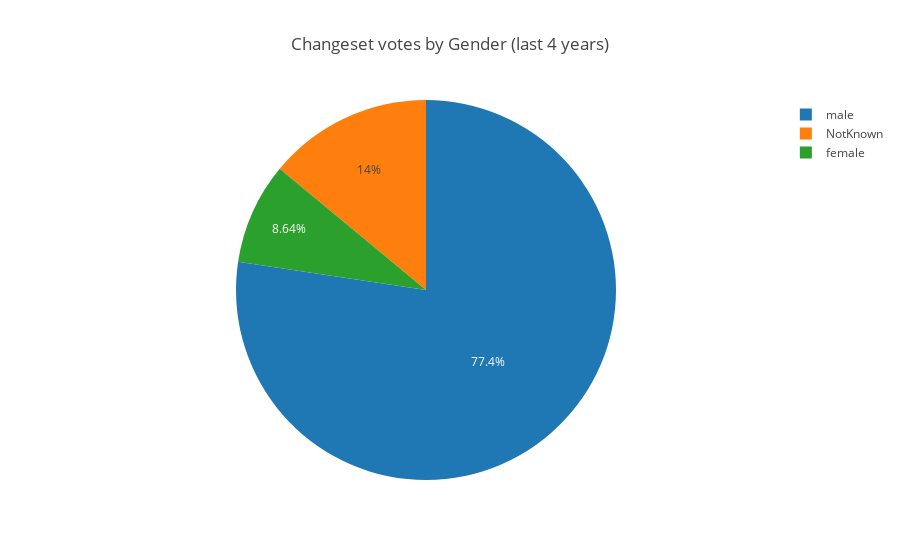

Source (notebook cell):
### Code cell
pie_chart_labels, pie_chart_values, pie_chart_count = query_total_piechart(INDEX, METRIC_NAME, METRIC_FIELD,  [filter_date_4y,
                                                                                              filter_vote])
draw_piechart(pie_chart_labels, pie_chart_count, 'Changeset votes by Gender (last 4 years)')

### Figure 1 — Plotly figure (JSON) as saved in the notebook; plotly's stock layout.template omitted (floating-point values rounded to 4 significant figures)
{"data": [{"labels": ["male", "NotKnown", "female"], "type": "pie", "values": [1410750, 254990, 157514]}], "layout": {"title": "Changeset votes by Gender (last 4 years)"}}
